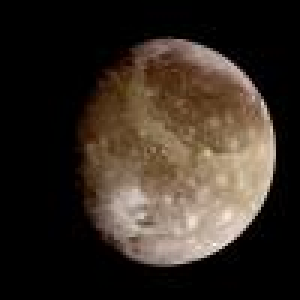
#> input picture data/training_nonfaces/nonface_0007.jpg, 100 x 100 px (shown 3 times larger); its folder holds only this picture in this run
$ python get_false_positives.py
#> lines starting #> are read from the running program, lines starting #| are printed output that depends on the picture
### hog/logistic_predict.py
"""
 Princeton University, COS 429, Fall 2019
"""


def logistic_predict(X, params):
    """Given a logistic model and some new data, predicts classification

    Args:
        X: datapoints (one per row, should include a column of ones
                       if the model is to have a constant)
        params: vector of parameters

    Returns:
        z: predicted labels (0/1)
    """
    # We could evaluate the linear part, apply the nonlinearity, and
    # compare against a theshold of 0.5.  But that's equivalent to just
    # comparing the linear part, before the nonlinearity, against 0.
    return X @ params >= 0

### hog/get_false_positives.py
"""
 Princeton University, COS 429, Fall 2019
"""
import os
import cv2
import random
from glob import glob
import numpy as np
from skimage.feature import hog
from logistic_predict import logistic_predict

def get_false_positives(n, orientations):
    """Uses saved model to test randomly sampled patches in nonfaces, and
    save the false positives.

    Args:
        orientations: the number of HoG gradient orientations to use
        wrap180: if true, the HoG orientations cover 180 degrees, else 360

    Returns:
        descriptors: matrix of descriptors for all 2*n training examples, where
                     each row contains the HoG descriptor for one face or nonface
        classes: vector indicating whether each example is a face (1) or nonface (0)
    """
#> called with n = 20, orientations = 9
    hog_input_size = 36
    hog_descriptor_size = 100 * orientations
    saved = np.load('face_classifier.npz')
#> (reads hog/face_classifier.npz from the repository)
    params, orientations = saved['params'], saved['orientations']
    nonfaces_dir = '../data/training_nonfaces'

    # Get the filenames within the training faces directory
    nonface_filenames = sorted(glob(os.path.join(nonfaces_dir, '*.jpg')))
    num_nonface_filenames = len(nonface_filenames)

    # directory to save images
    folder_name = "false_pos/"

    # Loop over images
    count = 0
    while count < n:
        # Read a random nonface file
        j = random.randint(0, num_nonface_filenames - 1)
        nonface = cv2.imread(nonface_filenames[j], cv2.IMREAD_GRAYSCALE)
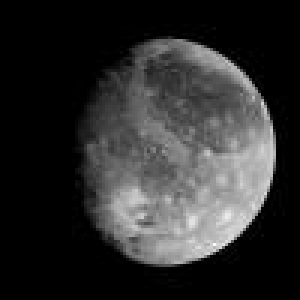
#> nonface: shape (100, 100) (shown 3 times larger); min 0, max 250, mean 46

        # Crop out a random square at least hog_input_size
        k = random.randint(hog_input_size, min(nonface.shape))
#> k = 89
        row = random.randint(0, nonface.shape[0] - k)
#> row = 0
        col = random.randint(0, nonface.shape[1] - k)
#> col = 4
        crop = nonface[row:row+k , col:col+k]
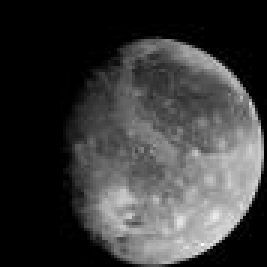
#> crop: shape (89, 89) (shown 3 times larger); min 0, max 250, mean 58

        # Resize to be the right size
        crop = cv2.resize(crop, (hog_input_size, hog_input_size))
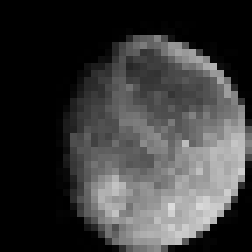
#> crop: shape (36, 36) (shown 7 times larger); min 0, max 220, mean 58

        # Compute descriptor and calculated model probability
        descriptor = np.zeros(hog_descriptor_size + 1)
        hog_o = hog(crop, orientations, pixels_per_cell=(6, 6), cells_per_block=(2, 2))
#> hog_o = 900 values, max 0.577 at index 27, min 0 at index 0, mean 0.114

        descriptor[0] = 1
        descriptor[1:] = hog_o
        predicted = logistic_predict(descriptor, params)
        if predicted != 0:
            print(count)
            # save image
            name = "wrong_" + str(count) + '.jpg'
            cv2.imwrite(os.path.join(folder_name, name), crop)
            count += 1

# [49 lines left out: function get_false_negatives, not called in this run]


def main():
    get_false_positives(20, 9)
    get_false_negatives(20, 9)

if __name__ == '__main__':
    main()
